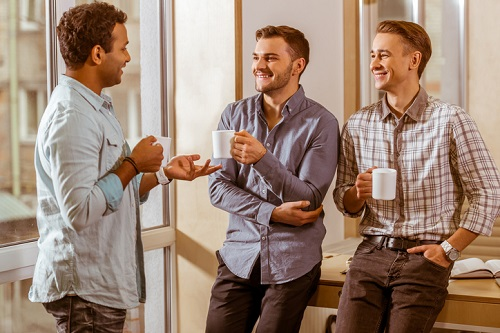
#> input picture convo.jpg, 500 x 333 px
$ python image_resizer.py
#> lines starting #> are read from the running program, lines starting #| are printed output that depends on the picture
from PIL import Image

HEIGHT = 100
WIDTH = 100

resized_image = 'resized.jpg'

size = (HEIGHT, WIDTH)
image = Image.open(r'convo.jpg')
#> image is the input picture: PIL image 500x333 RGB; mean R, G, B 157.9, 134.3, 118.9

r_image = image.resize(size, resample=Image.BILINEAR)
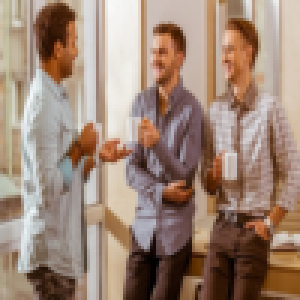
#> r_image: PIL image 100x100 RGB (shown 3 times larger); mean R, G, B 157.9, 134.4, 119
r_image.save(resized_image)

image = Image.open(resized_image)
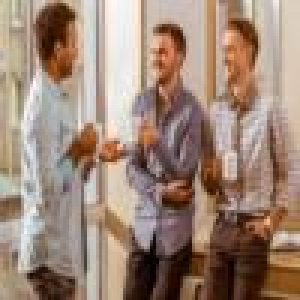
#> image: PIL image 100x100 RGB (shown 3 times larger); mean R, G, B 157.9, 134.4, 119.1
print(image.size)
#| (100, 100)
